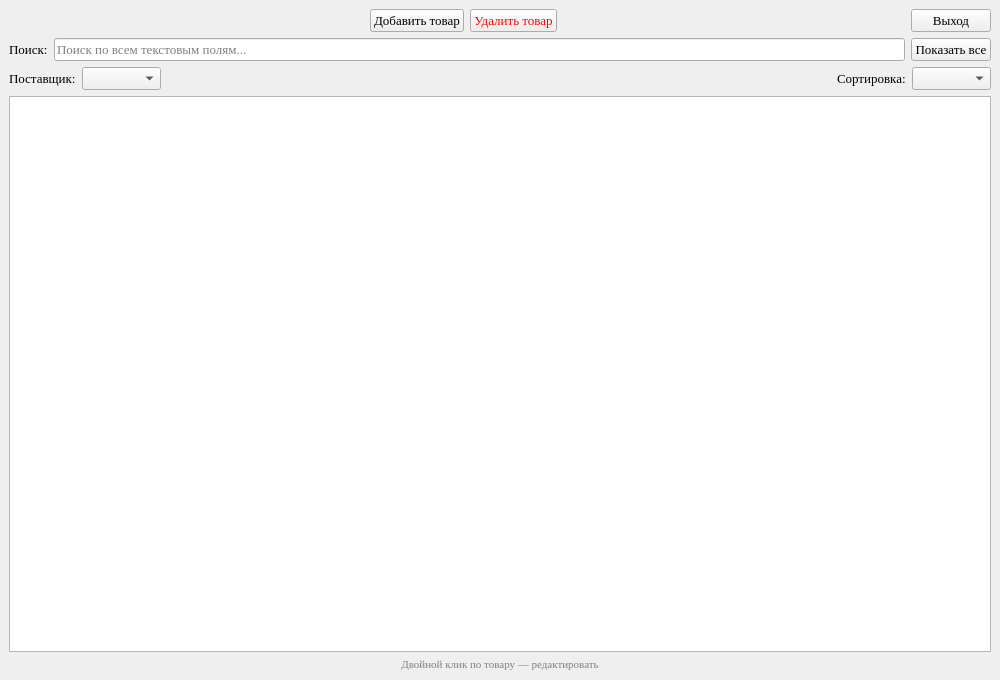
<?xml version="1.0" encoding="UTF-8"?>
<ui version="4.0">
 <class>Admin</class>
 <widget class="QMainWindow" name="Admin">
  <property name="geometry">
   <rect><x>0</x><y>0</y><width>1000</width><height>680</height></rect>
  </property>
  <property name="windowTitle"><string>Список товаров — Администратор</string></property>
  <property name="styleSheet"><string notr="true">font-family: Times New Roman; font-size: 13px;</string></property>
  <widget class="QWidget" name="centralwidget">
   <layout class="QVBoxLayout" name="verticalLayout">

    <!-- Строка 1: ФИО + кнопки управления + Выход -->
    <item>
     <layout class="QHBoxLayout">
      <item><widget class="QLabel" name="lb_fio"><property name="text"><string/></property></widget></item>
      <item><spacer><property name="orientation"><enum>Qt::Horizontal</enum></property><property name="sizeHint" stdset="0"><size><width>20</width><height>20</height></size></property></spacer></item>
      <item>
       <widget class="QPushButton" name="pb_add">
        <property name="text"><string>Добавить товар</string></property>
        <property name="minimumWidth"><number>120</number></property>
       </widget>
      </item>
      <item>
       <widget class="QPushButton" name="pb_delete">
        <property name="text"><string>Удалить товар</string></property>
        <property name="minimumWidth"><number>120</number></property>
        <property name="styleSheet"><string notr="true">color: red;</string></property>
       </widget>
      </item>
      <item><spacer><property name="orientation"><enum>Qt::Horizontal</enum></property><property name="sizeHint" stdset="0"><size><width>20</width><height>20</height></size></property></spacer></item>
      <item>
       <widget class="QPushButton" name="pb_exit">
        <property name="text"><string>Выход</string></property>
        <property name="maximumWidth"><number>80</number></property>
       </widget>
      </item>
     </layout>
    </item>

    <!-- Строка 2: Поиск -->
    <item>
     <layout class="QHBoxLayout">
      <item><widget class="QLabel" name="lb_search"><property name="text"><string>Поиск:</string></property><property name="maximumWidth"><number>55</number></property></widget></item>
      <item><widget class="QLineEdit" name="le_search"><property name="placeholderText"><string>Поиск по всем текстовым полям...</string></property></widget></item>
      <item><widget class="QPushButton" name="pb_show_all"><property name="text"><string>Показать все</string></property><property name="maximumWidth"><number>110</number></property></widget></item>
     </layout>
    </item>

    <!-- Строка 3: Фильтр + сортировка -->
    <item>
     <layout class="QHBoxLayout">
      <item><widget class="QLabel" name="lb_vendor"><property name="text"><string>Поставщик:</string></property><property name="maximumWidth"><number>80</number></property></widget></item>
      <item><widget class="QComboBox" name="cb_vendor"><property name="minimumWidth"><number>170</number></property></widget></item>
      <item><spacer><property name="orientation"><enum>Qt::Horizontal</enum></property><property name="sizeHint" stdset="0"><size><width>20</width><height>20</height></size></property></spacer></item>
      <item><widget class="QLabel" name="lb_sort"><property name="text"><string>Сортировка:</string></property><property name="maximumWidth"><number>85</number></property></widget></item>
      <item><widget class="QComboBox" name="cb_sort"><property name="minimumWidth"><number>150</number></property></widget></item>
     </layout>
    </item>

    <!-- Список товаров (двойной клик = редактирование) -->
    <item>
     <widget class="QListWidget" name="lw_products">
      <property name="sortingEnabled"><bool>false</bool></property>
     </widget>
    </item>

    <!-- Подсказка -->
    <item>
     <widget class="QLabel" name="lb_hint">
      <property name="text"><string>Двойной клик по товару — редактировать</string></property>
      <property name="alignment"><set>Qt::AlignCenter</set></property>
      <property name="styleSheet"><string notr="true">color: gray; font-size: 11px;</string></property>
     </widget>
    </item>

   </layout>
  </widget>
 </widget>
 <resources/>
 <connections/>
</ui>
